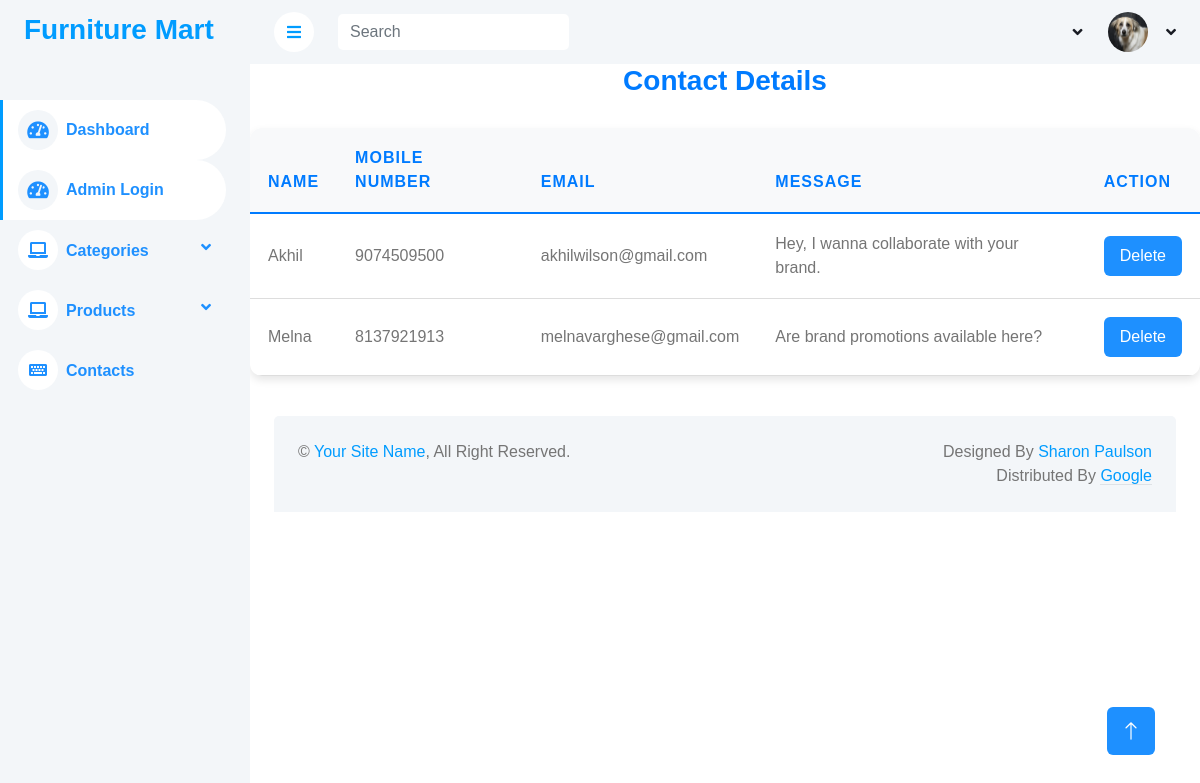
/FurnitureApp/contact_data/, run on the app's committed database.
### WebApp/models.py (models this page shows)
class ContactDB(models.Model):
    Name = models.CharField(max_length=100, null=True, blank=True)
    Mobile = models.CharField(max_length=100, null=True, blank=True)
    Email = models.EmailField(max_length=100, null=True, blank=True)
    Message = models.TextField(max_length=200, null=True, blank=True)

### FurnitureApp/views.py (the view)
# urls.py: path('contact_data/', views.contact_data, name='contact_data'),
def contact_data(request):
    contact = ContactDB.objects.all()
    return render(request, "contact_data.html", {'contact': contact})

### FurnitureApp/templates/contact_data.html (shortened to what this page needs)
<!DOCTYPE html>
{% extends 'index.html' %}
{% block content %}
<html lang="en">
<head>
</head>
<body>
<div class="col-sm-12 col-xl-12">
    <div class="form-container">
        <h6 class="mb-4" style="font-size: 28px; color: #007bff; text-align: center; font-weight: bold;">
            Contact Details
        </h6>
        <table class="table table-hover category-table">
            <thead>
            <tr>
                <th>Name</th>
                <th>Mobile Number</th>
                <th>Email</th>
                <th>Message</th>
                <th>Action</th>
            </tr>
            </thead>
            <tbody>
            {% for i in contact %}
            <tr>
                <td>{{ i.Name }}</td>
                <td>{{ i.Mobile }}</td>
                <td>{{ i.Email }}</td>
                <td>{{ i.Message }}</td>
                <td>
                    <div class="btn-container">
                        <a href="{% url 'delete_contact' i.id %}">
                            <button class="btn btn-primary">Delete</button>
                        </a>
                    </div>
                </td>
            </tr>
            {% endfor %}
            </tbody>
        </table>
    </div>
</div>
</body>
</html>
{% endblock %}

### FurnitureApp/static/fun/css/style.css (style rules this page uses)
:root { --primary: #009CFF; --light: #F3F6F9; --dark: #191C24; }
.btn { transition: .5s; }
.btn.btn-primary { color: #FFFFFF; }

### FurnitureApp/templates/contact_data.html (style rules this page uses)
body { background-color: #f2f4f7; font-family: Arial, sans-serif; }
.category-table { width: 100%; margin-top: 30px; padding: 0 15px; }
.table { background-color: #ffffff; border-radius: 12px; overflow: hidden; box-shadow: 0 4px 8px rgba(0, 0, 0, 0.1); border-spacing: 0; }
.table thead { background-color: #f8f9fa; color: #007bff; }
.table th { text-transform: uppercase; letter-spacing: 1px; border-bottom: 2px solid #007bff; padding: 18px; text-align: left; }
.table td { padding: 18px; text-align: left; vertical-align: middle; border-bottom: 1px solid #ddd; }
.btn-container { display: flex; gap: 10px; }
.btn-primary { background-color: #1e90ff; border: none; padding: 8px 16px; border-radius: 6px; color: white; cursor: pointer; transition: background-color 0.3s ease; }

### data on the page
ContactDB: Name "Akhil", Mobile "9074509500", Email "akhilwilson@gmail.com", Message "Hey, I wanna collaborate with your brand."
ContactDB: Name "Melna", Mobile "8137921913", Email "melnavarghese@gmail.com", Message "Are brand promotions available here?"
